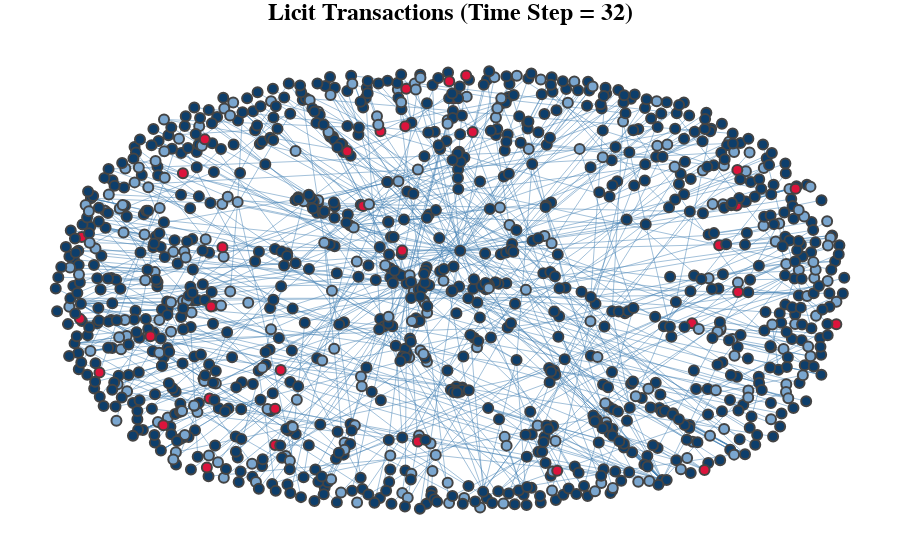

The code cell stored with this chart in its notebook:
### Code cell
import networkx as nx
import plotly.graph_objects as go
import pandas as pd

def prepare_and_visualize_licit_graph(features, edges):
    # Filter IDs for illicit transactions at time step 32
    licit_ids = features[(features['time_step'] == 32) & ((features['class'] == '2'))]['txId']
    licit_edges = edges[edges['txId1'].isin(licit_ids)]
    licit_graph = nx.from_pandas_edgelist(licit_edges, source = 'txId1', target = 'txId2', create_using=nx.DiGraph())
    pos = nx.spring_layout(licit_graph)

    # Prepare edge trace
    edge_x, edge_y = [], []
    for edge in licit_graph.edges():
        x0, y0 = pos[edge[0]]
        x1, y1 = pos[edge[1]]
        edge_x.extend([x0, x1, None])
        edge_y.extend([y0, y1, None])

    edge_trace = go.Scatter(
        x=edge_x, y=edge_y,
        line=dict(width=0.5, color='#4682B4'),  # Adjust edge color for illicit transactions
        hoverinfo='none',
        mode='lines')

    # Prepare node trace
    node_x, node_y, node_text = [], [], []
    for node in licit_graph.nodes():
        x, y = pos[node]
        node_x.append(x)
        node_y.append(y)
        node_text.append(node)

    node_trace = go.Scatter(
        x=node_x, y=node_y,
        mode='markers',
        hoverinfo='text',
        text=node_text,
        marker=dict(
            size=10,
            color=pd.to_numeric(features[features['txId'].isin(licit_graph.nodes())]['class']).map(node_color_map),
            line=dict(width=2)))

    # Create figure
    fig = go.Figure(data=[edge_trace, node_trace], layout=go.Layout(
        title=dict(
            text="Licit Transactions (Time Step = 32)",
            font=dict(size=24, color='black', family='Arial', weight='bold'),
            x=0.5,
            xanchor='center'
        ),
        showlegend=False,
        hovermode='closest',
        margin=dict(b=20, l=5, r=5, t=40),
        xaxis=dict(showgrid=False, zeroline=False, showticklabels=False),
        yaxis=dict(showgrid=False, zeroline=False, showticklabels=False)
    ))

    fig.update_layout(
        plot_bgcolor='rgba(0,0,0,0)'  # Set plot background color to transparent
    )

    fig.show()


# Define the node color map
node_color_map = {0: '#7AA6CF', 1: '#DC143C', 2: '#0D3E6B'}

# Example usage
prepare_and_visualize_licit_graph(features, edges)

### Figure 1 — Plotly figure (JSON) as saved in the notebook; plotly's stock layout.template omitted (floating-point values rounded to 4 significant figures; data arrays with more than 128 entries replaced by an {"elided": "..."} marker saying what was removed)
{"data": [{"hoverinfo": "none", "line": {"color": "#4682B4", "width": 0.5}, "mode": "lines", "type": "scatter", "x": {"elided": "3357 float values"}, "y": {"elided": "3357 float values"}}, {"hoverinfo": "text", "marker": {"color": {"elided": "1188 str values"}, "line": {"width": 2}, "size": 10}, "mode": "markers", "text": {"elided": "1188 str values"}, "type": "scatter", "x": {"elided": "1188 float values"}, "y": {"elided": "1188 float values"}}], "layout": {"hovermode": "closest", "margin": {"b": 20, "l": 5, "r": 5, "t": 40}, "plot_bgcolor": "rgba(0,0,0,0)", "showlegend": false, "title": {"font": {"color": "black", "family": "Arial", "size": 24, "weight": "bold"}, "text": "Licit Transactions (Time Step = 32)", "x": 0.5, "xanchor": "center"}, "xaxis": {"showgrid": false, "showticklabels": false, "zeroline": false}, "yaxis": {"showgrid": false, "showticklabels": false, "zeroline": false}}}
